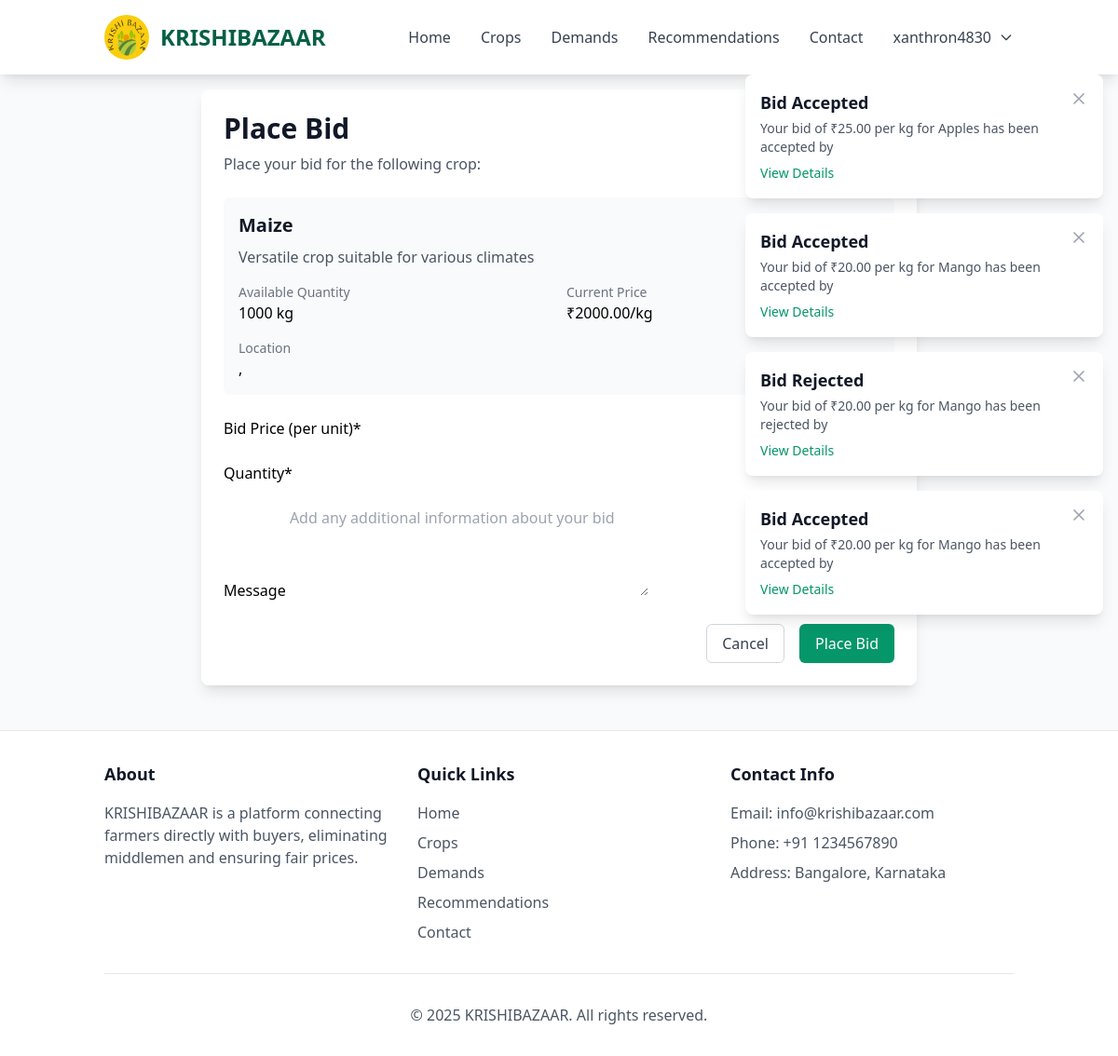
Page /bidding/bids/5/place/ (signed in) on the committed database.
### accounts/models.py (models this page shows, shortened)
class CustomUser(AbstractUser):
    ROLE_CHOICES = [
        ('farmer', _('Farmer')),
        ('buyer', _('Buyer')),
    ]
    role = models.CharField(max_length=10, choices=ROLE_CHOICES, default='buyer')
    phone_number = models.CharField(max_length=15, blank=True)
    address = models.TextField(blank=True)
    state = models.CharField(max_length=100, blank=True)
    district = models.CharField(max_length=100, blank=True)
    pincode = models.CharField(max_length=10, blank=True)
    @property
    def is_farmer(self):
        return self.role == 'farmer'
    @property
    def is_buyer(self):
        return self.role == 'buyer'

### notifications/models.py (models this page shows, shortened)
class Notification(models.Model):
    NOTIFICATION_TYPES = (
        ('bid', _('Bid')),
        ('bid_accepted', _('Bid Accepted')),
        ('bid_rejected', _('Bid Rejected')),
        ('demand', _('Demand')),
        ('response', _('Demand Response')),
        ('system', _('System')),
    )
    user = models.ForeignKey(CustomUser, on_delete=models.CASCADE, related_name='notifications')
    title = models.CharField(max_length=200, verbose_name=_('Title'))
    message = models.TextField(verbose_name=_('Message'))
    notification_type = models.CharField(max_length=20, choices=NOTIFICATION_TYPES, default='system', verbose_name=_('Type'))
    related_url = models.CharField(max_length=200, blank=True, null=True, verbose_name=_('Related URL'))
    is_read = models.BooleanField(default=False, verbose_name=_('Is Read'))
    created_at = models.DateTimeField(auto_now_add=True)
    updated_at = models.DateTimeField(auto_now=True)
    class Meta:
        verbose_name = _('Notification')
        verbose_name_plural = _('Notifications')
        ordering = ['-created_at']

### crops/models.py (models this page shows, shortened)
class Crop(models.Model):
    UNIT_CHOICES = (
        ('kg', _('Kilogram')),
        ('quintal', _('Quintal')),
        ('ton', _('Ton')),
        ('bag', _('Bag')),
    )
    STATUS_CHOICES = (
        ('available', _('Available')),
        ('pending', _('Pending')),
        ('sold', _('Sold')),
    )
    SOIL_TYPE_CHOICES = [
        ('clay', 'Clay'),
        ('sandy', 'Sandy'),
        ('loamy', 'Loamy'),
        ('black', 'Black'),
        ('red', 'Red'),
    ]
    CLIMATE_ZONE_CHOICES = [
        ('tropical', 'Tropical'),
        ('subtropical', 'Subtropical'),
        ('temperate', 'Temperate'),
        ('arid', 'Arid'),
    ]
    IRRIGATION_METHOD_CHOICES = [
        ('drip', 'Drip Irrigation'),
        ('sprinkler', 'Sprinkler'),
        ('flood', 'Flood Irrigation'),
        ('furrow', 'Furrow Irrigation'),
    ]
    GROWING_SEASON_CHOICES = [
        ('kharif', 'Kharif (Monsoon)'),
        ('rabi', 'Rabi (Winter)'),
        ('zaid', 'Zaid (Summer)'),
        ('year_round', 'Year Round'),
    ]
    MARKET_PREFERENCE_CHOICES = [
        ('local', 'Local Market'),
        ('export', 'Export Market'),
        ('processing', 'Processing Industry'),
    ]
    farmer = models.ForeignKey(settings.AUTH_USER_MODEL, on_delete=models.CASCADE, related_name='crops')
    category = models.ForeignKey(CropCategory, on_delete=models.SET_NULL, null=True, related_name='crops')
    name = models.CharField(max_length=100, verbose_name=_('Crop Name'))
    description = models.TextField(verbose_name=_('Description'))
    quantity = models.PositiveIntegerField(verbose_name=_('Quantity'))
    unit = models.CharField(max_length=20, choices=UNIT_CHOICES, verbose_name=_('Unit'))
    price_per_unit = models.DecimalField(max_digits=10, decimal_places=2, verbose_name=_('Price per Unit'))
    image = models.ImageField(upload_to='crops/', null=True, blank=True, verbose_name=_('Image'))
    status = models.CharField(max_length=20, choices=STATUS_CHOICES, default='available', verbose_name=_('Status'))
    is_available = models.BooleanField(default=True, verbose_name=_('Is Available'))
    soil_type = models.CharField(max_length=20, choices=SOIL_TYPE_CHOICES, default='loamy', verbose_name=_('Soil Type'))
    climate_zone = models.CharField(max_length=20, choices=CLIMATE_ZONE_CHOICES, default='tropical', verbose_name=_('Climate Zone'))
    min_ph = models.FloatField(default=6.0, verbose_name=_('Minimum pH'))
    max_ph = models.FloatField(default=7.5, verbose_name=_('Maximum pH'))
    min_rainfall = models.FloatField(default=500, verbose_name=_('Minimum Rainfall (mm/year)'))
    max_rainfall = models.FloatField(default=2000, verbose_name=_('Maximum Rainfall (mm/year)'))
    irrigation_method = models.CharField(max_length=20, choices=IRRIGATION_METHOD_CHOICES, default='rainfed', verbose_name=_('Irrigation Method'))
    growing_season = models.CharField(max_length=20, choices=GROWING_SEASON_CHOICES, default='all', verbose_name=_('Growing Season'))
    market_preference = models.CharField(max_length=20, choices=MARKET_PREFERENCE_CHOICES, default='both', verbose_name=_('Market Preference'))
    yield_potential = models.DecimalField(max_digits=5, decimal_places=2, default=50.0, verbose_name=_('Yield Potential'))
    market_demand = models.DecimalField(max_digits=5, decimal_places=2, default=50.0, verbose_name=_('Market Demand'))
    price_stability = models.DecimalField(max_digits=5, decimal_places=2, default=50.0, verbose_name=_('Price Stability'))
    growth_period = models.DecimalField(max_digits=5, decimal_places=2, default=50.0, verbose_name=_('Growth Period'))
    water_requirement = models.DecimalField(max_digits=5, decimal_places=2, default=50.0, verbose_name=_('Water Requirement'))
    yield_per_acre = models.DecimalField(
        max_digits=10,
        decimal_places=2,
        default=0.0,
        verbose_name=_('Yield per Acre (tons)')
    )
    created_at = models.DateTimeField(auto_now_add=True)
    updated_at = models.DateTimeField(auto_now=True)
    class Meta:
        verbose_name = _('Crop')
        verbose_name_plural = _('Crops')
        ordering = ['-created_at']

### bidding/views.py (the view)
# urls.py: path('bids/<int:crop_id>/place/', views.place_bid, name='place_bid'),
@login_required
def place_bid(request, crop_id):
    crop = get_object_or_404(Crop, id=crop_id, is_available=True)
    if request.user.is_farmer:
        messages.error(request, _('Only buyers can place bids'))
        return redirect('crops:detail', crop_id=crop_id)
    if request.method == 'POST':
        form = BidForm(request.POST)
        if form.is_valid():
            bid = form.save(commit=False)
            bid.buyer = request.user
            bid.crop = crop
            bid.save()
            Notification.objects.create(
                user=crop.farmer,
                title=_('New Bid Received'),
                message=_('%(buyer)s has placed a bid of ₹%(price)s per %(unit)s for your %(crop)s') % {
                    'buyer': request.user.get_full_name(),
                    'price': bid.price,
                    'unit': crop.unit,
                    'crop': crop.name
                },
                notification_type='bid',
                related_url=f'/crops/{crop.id}/'
            )
            messages.success(request, _('Your bid has been placed successfully!'))
            return redirect('crops:detail', crop_id=crop_id)
    else:
        form = BidForm()
    return render(request, 'bidding/place_bid.html', {
        'form': form,
        'crop': crop
    })

### templates/bidding/place_bid.html (shortened to what this page needs)
{% extends 'base.html' %}
{% load static %}
{% load i18n %}
{% load crispy_forms_tags %}
{% block content %}
<div class="bg-white bg-opacity-90 rounded-lg shadow-lg p-6 max-w-3xl mx-auto">
    <div class="mb-6">
        <h1 class="text-3xl font-bold text-gray-900">{% trans "Place Bid" %}</h1>
        <p class="mt-2 text-gray-600">{% trans "Place your bid for the following crop:" %}</p>
    </div>
    <div class="bg-gray-50 rounded-lg p-4 mb-6">
        <h2 class="text-xl font-semibold text-gray-900">{{ crop.name }}</h2>
        <p class="mt-2 text-gray-600">{{ crop.description }}</p>
        <div class="mt-4 grid grid-cols-2 gap-4">
            <div>
                <p class="text-sm text-gray-500">{% trans "Available Quantity" %}</p>
                <p class="font-medium">{{ crop.quantity }} {{ crop.unit }}</p>
            </div>
            <div>
                <p class="text-sm text-gray-500">{% trans "Current Price" %}</p>
                <p class="font-medium">₹{{ crop.price_per_unit }}/{{ crop.unit }}</p>
            </div>
        </div>
        <div class="mt-4">
            <p class="text-sm text-gray-500">{% trans "Location" %}</p>
            <p class="font-medium">{{ crop.district }}, {{ crop.state }}</p>
        </div>
    </div>
    <form method="post" class="space-y-6">
        {{ form|crispy }}
        <div class="flex justify-end space-x-4">
            <a href="{% url 'crops:detail' crop.id %}" class="px-4 py-2 border border-gray-300 rounded-md text-gray-700 hover:bg-gray-50 focus:outline-none focus:ring-2 focus:ring-offset-2 focus:ring-green-500">
                {% trans "Cancel" %}
            </a>
            <button type="submit" class="px-4 py-2 border border-transparent rounded-md shadow-sm text-white bg-green-600 hover:bg-green-700 focus:outline-none focus:ring-2 focus:ring-offset-2 focus:ring-green-500">
                {% trans "Place Bid" %}
            </button>
        </div>
    </form>
</div>
{% endblock %}

### templates/base.html (shortened to what this page needs)
{% load static %}
{% load i18n %}
<!DOCTYPE html>
<html lang="{{ LANGUAGE_CODE }}">
<head>
    <link href="https://cdnjs.cloudflare.com/ajax/libs/tailwindcss/2.2.19/tailwind.min.css" rel="stylesheet">
</head>
<body class="bg-gray-50">
    <div class="bg-video-container">
    </div>
    <nav class="bg-white bg-opacity-95 shadow-lg fixed w-full top-0 z-50">
        <div class="container mx-auto px-6 py-4">
            <div class="flex items-center justify-between">
                <div class="flex items-center">
                    <img src="{% static 'img/logo.png' %}" alt="{% trans 'KRISHIBAZAAR Logo' %}" class="h-12 w-12 rounded-full">
                    <span class="text-2xl font-bold text-green-800 ml-3">{% trans "KRISHIBAZAAR" %}</span>
                </div>
                <div class="hidden md:flex items-center space-x-8">
                    <a href="{% url 'home' %}" class="nav-link text-gray-700 hover:text-green-800">{% trans "Home" %}</a>
                    <a href="{% url 'crops:list' %}" class="nav-link text-gray-700 hover:text-green-800">{% trans "Crops" %}</a>
                    <a href="{% url 'bidding:demand_list' %}" class="nav-link text-gray-700 hover:text-green-800">{% trans "Demands" %}</a>
                    <a href="{% url 'crops:recommendation' %}" class="nav-link text-gray-700 hover:text-green-800">{% trans "Recommendations" %}</a>
                    <a href="{% url 'accounts:contact' %}" class="nav-link text-gray-700 hover:text-green-800">{% trans "Contact" %}</a>
                    {% if user.is_authenticated %}
                        <div class="relative" x-data="{ open: false }" @click.away="open = false">
                            <button @click="open = !open" class="flex items-center space-x-2 text-gray-700 hover:text-green-800">
                                <span>{{ user.get_full_name|default:user.username }}</span>
                                <svg class="w-4 h-4" fill="none" stroke="currentColor" viewBox="0 0 24 24">
                                    <path stroke-linecap="round" stroke-linejoin="round" stroke-width="2" d="M19 9l-7 7-7-7"></path>
                                </svg>
                            </button>
                        </div>
                    {% else %}
                        <a href="{% url 'accounts:login' %}" class="bg-green-700 text-white px-6 py-2 rounded-lg hover:bg-green-800 transition duration-300">
                            {% trans "Login" %}
                        </a>
                    {% endif %}
                </div>
            </div>
        </div>
    </nav>
    {% if user.is_authenticated %}
    <div class="fixed top-20 right-4 z-50 max-w-sm w-full">
        {% for notification in user.notifications.all %}
            {% if not notification.is_read %}
            <div class="bg-white rounded-lg shadow-lg p-4 mb-4 transform transition-all duration-300 hover:scale-105"
                 x-data="{ show: true }"
                 x-show="show"
                 x-transition:enter="transition ease-out duration-300"
                 x-transition:enter-start="opacity-0 transform translate-x-full"
                 x-transition:enter-end="opacity-100 transform translate-x-0"
                 x-transition:leave="transition ease-in duration-300"
                 x-transition:leave-start="opacity-100 transform translate-x-0"
                 x-transition:leave-end="opacity-0 transform translate-x-full">
                <div class="flex justify-between items-start">
                    <div class="flex-1">
                        <h3 class="text-lg font-semibold text-gray-900">{{ notification.title }}</h3>
                        <p class="mt-1 text-sm text-gray-600">{{ notification.message }}</p>
                        {% if notification.related_url %}
                        <a href="{{ notification.related_url }}" class="mt-2 inline-block text-sm text-green-600 hover:text-green-800">
                            {% trans "View Details" %}
                        </a>
                        {% endif %}
                    </div>
                    <button @click="show = false; fetch('{% url 'notifications:mark_read' notification.id %}', {method: 'POST'})"
                            class="ml-4 text-gray-400 hover:text-gray-500">
                        <svg class="h-5 w-5" fill="none" stroke="currentColor" viewBox="0 0 24 24">
                            <path stroke-linecap="round" stroke-linejoin="round" stroke-width="2" d="M6 18L18 6M6 6l12 12"></path>
                        </svg>
                    </button>
                </div>
            </div>
            {% endif %}
        {% endfor %}
    </div>
    {% endif %}
    <main class="container mx-auto px-6 pt-24 pb-12">
        {% block content %}
        {% endblock %}
    </main>
    <footer class="bg-white bg-opacity-95 border-t border-gray-200">
        <div class="container mx-auto px-6 py-8">
            <div class="grid grid-cols-1 md:grid-cols-3 gap-8">
                <div>
                    <h3 class="text-lg font-semibold text-gray-900 mb-4">{% trans "About" %}</h3>
                    <p class="text-gray-600">{% trans "KRISHIBAZAAR is a platform connecting farmers directly with buyers, eliminating middlemen and ensuring fair prices." %}</p>
                </div>
                <div>
                    <h3 class="text-lg font-semibold text-gray-900 mb-4">{% trans "Quick Links" %}</h3>
                    <ul class="space-y-2">
                        <li><a href="{% url 'home' %}" class="text-gray-600 hover:text-green-800">{% trans "Home" %}</a></li>
                        <li><a href="{% url 'crops:list' %}" class="text-gray-600 hover:text-green-800">{% trans "Crops" %}</a></li>
                        <li><a href="{% url 'bidding:demand_list' %}" class="text-gray-600 hover:text-green-800">{% trans "Demands" %}</a></li>
                        <li><a href="{% url 'crops:recommendation' %}" class="text-gray-600 hover:text-green-800">{% trans "Recommendations" %}</a></li>
                        <li><a href="{% url 'accounts:contact' %}" class="text-gray-600 hover:text-green-800">{% trans "Contact" %}</a></li>
                    </ul>
                </div>
                <div>
                    <h3 class="text-lg font-semibold text-gray-900 mb-4">{% trans "Contact Info" %}</h3>
                    <ul class="space-y-2">
                        <li class="text-gray-600">{% trans "Email: info@krishibazaar.com" %}</li>
                        <li class="text-gray-600">{% trans "Phone: +91 1234567890" %}</li>
                        <li class="text-gray-600">{% trans "Address: Bangalore, Karnataka" %}</li>
                    </ul>
                </div>
            </div>
            <div class="mt-8 pt-8 border-t border-gray-200 text-center text-gray-600">
                <p>&copy; {% now "Y" %} {% trans "KRISHIBAZAAR. All rights reserved." %}</p>
            </div>
        </div>
    </footer>
</body>
</html>

### rows in the picture
CustomUser: get_full_name "xanthron4830"
Notification: title "Bid Accepted", message "Your bid of ₹25.00 per kg for Apples has been accepted by"
Notification: title "Bid Accepted", message "Your bid of ₹20.00 per kg for Mango has been accepted by"
Notification: title "Bid Rejected", message "Your bid of ₹20.00 per kg for Mango has been rejected by"
Notification: title "Bid Accepted", message "Your bid of ₹20.00 per kg for Mango has been accepted by"
Crop: name "Maize", description "Versatile crop suitable for various climates", quantity "1000", unit "kg", price_per_unit "2000.00"
